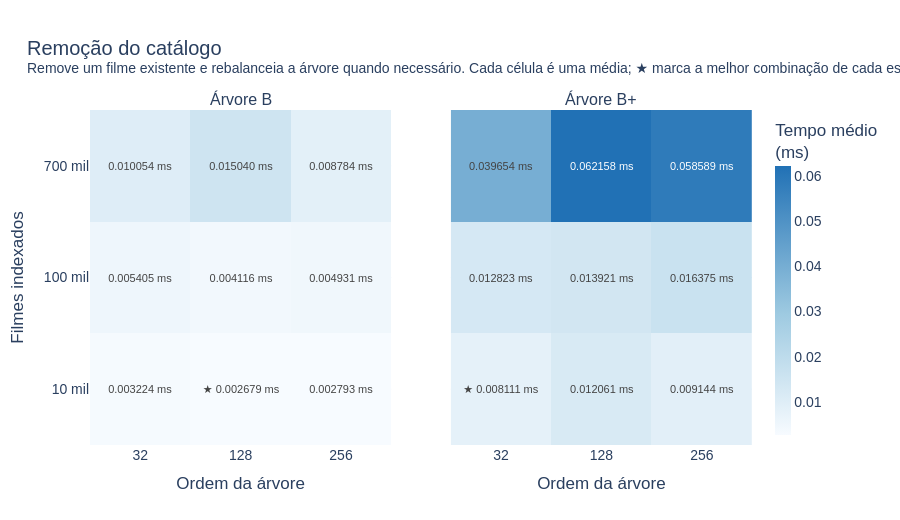

The cell this chart's notebook holds for it:
### Markdown cell above
### Remoção do catálogo

Mede a exclusão de identificadores existentes, incluindo empréstimos, fusões e eventual redução da raiz necessários para manter a árvore válida.

### Code cell
figures["05_delete_catalog"].show()

### Figure 1 — Plotly figure (JSON) as saved in the notebook; plotly's stock layout.template omitted (floating-point values rounded to 4 significant figures)
{"data": [{"coloraxis": "coloraxis", "hovertemplate": "B-tree<br>Ordem: %{x}<br>Filmes: %{y}<br>Tempo médio: %{z:.6f} ms<extra></extra>", "showscale": false, "text": [["0.003224 ms", "★ 0.002679 ms", "0.002793 ms"], ["0.005405 ms", "0.004116 ms", "0.004931 ms"], ["0.010054 ms", "0.015040 ms", "0.008784 ms"]], "texttemplate": "%{text}", "type": "heatmap", "x": ["32", "128", "256"], "xaxis": "x", "y": ["10 mil", "100 mil", "700 mil"], "yaxis": "y", "z": [[0.003224, 0.002679, 0.002793], [0.005405, 0.004116, 0.004931], [0.01005, 0.01504, 0.008784]]}, {"coloraxis": "coloraxis", "hovertemplate": "B+ tree<br>Ordem: %{x}<br>Filmes: %{y}<br>Tempo médio: %{z:.6f} ms<extra></extra>", "showscale": false, "text": [["★ 0.008111 ms", "0.012061 ms", "0.009144 ms"], ["0.012823 ms", "0.013921 ms", "0.016375 ms"], ["0.039654 ms", "0.062158 ms", "0.058589 ms"]], "texttemplate": "%{text}", "type": "heatmap", "x": ["32", "128", "256"], "xaxis": "x2", "y": ["10 mil", "100 mil", "700 mil"], "yaxis": "y2", "z": [[0.008111, 0.01206, 0.009144], [0.01282, 0.01392, 0.01637], [0.03965, 0.06216, 0.05859]]}], "layout": {"annotations": [{"font": {"size": 16}, "showarrow": false, "text": "Árvore B", "x": 0.2275, "xanchor": "center", "xref": "paper", "y": 1, "yanchor": "bottom", "yref": "paper"}, {"font": {"size": 16}, "showarrow": false, "text": "Árvore B+", "x": 0.7725, "xanchor": "center", "xref": "paper", "y": 1, "yanchor": "bottom", "yref": "paper"}], "coloraxis": {"colorbar": {"thickness": 16, "title": {"text": "Tempo médio<br>(ms)"}}, "colorscale": [[0, "#f7fbff"], [0.45, "#9ecae1"], [1, "#2171b5"]]}, "font": {"family": "Arial", "size": 14}, "height": 520, "margin": {"b": 75, "l": 90, "r": 110, "t": 110}, "title": {"text": "Remoção do catálogo<br><sup>Remove um filme existente e rebalanceia a árvore quando necessário. Cada célula é uma média; ★ marca a melhor combinação de cada estrutura.</sup>", "x": 0.03}, "xaxis": {"anchor": "y", "domain": [0, 0.455], "title": {"text": "Ordem da árvore"}, "type": "category"}, "xaxis2": {"anchor": "y2", "domain": [0.545, 1], "title": {"text": "Ordem da árvore"}, "type": "category"}, "yaxis": {"anchor": "x", "domain": [0, 1], "title": {"text": "Filmes indexados"}, "type": "category"}, "yaxis2": {"anchor": "x2", "domain": [0, 1], "matches": "y", "showticklabels": false}}}
